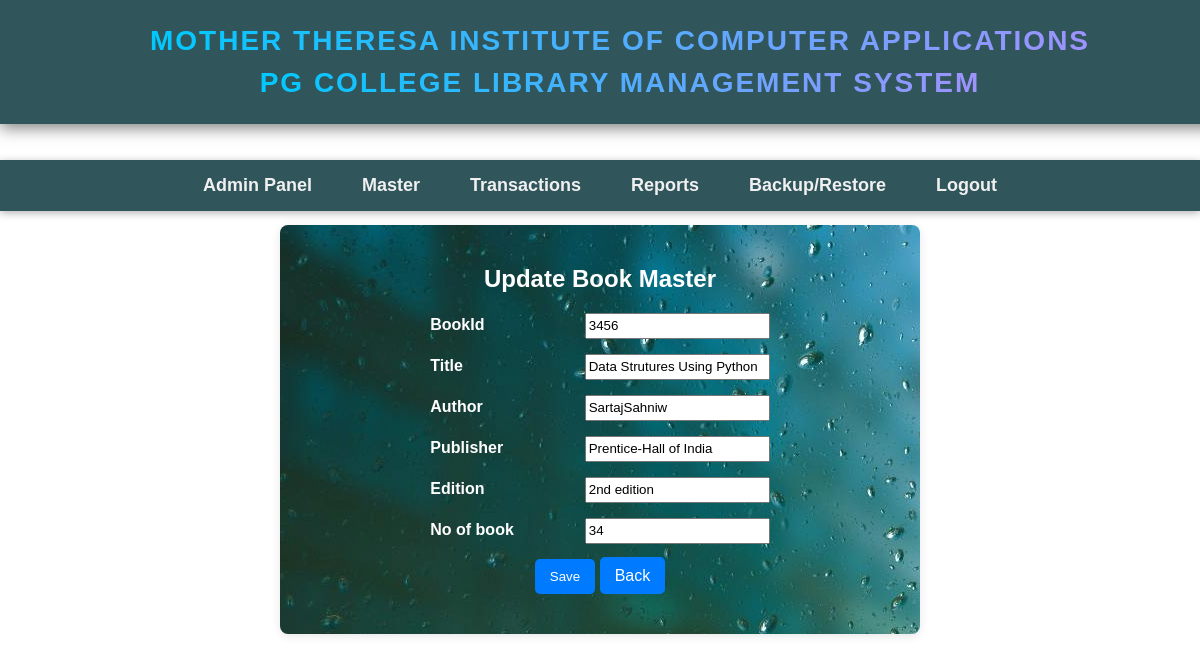
Screenshot of /books/1/edit/ with the database file from the repository.
### app1/models.py (models this page shows, shortened)
class Book(models.Model):
    bookId=models.IntegerField(unique=True)
    title=models.CharField(max_length=200)
    author=models.CharField(max_length=100)
    publisher=models.CharField(max_length=150)
    edition=models.CharField(max_length=100)
    no_of_book=models.IntegerField()

### app1/views.py (the view)
# urls.py: path('books/<int:pk>/edit/', views.book_update, name='book_update'),
def book_update(request, pk):
    book = get_object_or_404(Book, pk=pk)
    if request.method == "POST":
        form = BookForm(request.POST, instance=book)
        if form.is_valid():
            form.save()
            messages.success(request, "Book updated successfully!")
            return redirect('book_list')
        else:
            messages.error(request, "Please correct the errors below.")
    else:
        form = BookForm(instance=book)
    return render(request, 'book_form.html', {'form': form})

### app1/forms.py
class BookForm(forms.ModelForm):
     class Meta:
          model=Book
          fields='__all__'

### app1/templates/book_form.html (shortened to what this page needs)
{% extends "home.html" %}
{% load static %}
{% block content %}
<br>
<br>
<div style="text-align: center; background-image:url('{% static "img/water.jpg" %}'); padding: 20px; border-radius: 8px; box-shadow: 0 2px 10px rgba(0, 0, 0, 0.1); margin: auto; max-width: 600px;">
    <h2 style="margin-bottom: 20px; color:white;">
        {% if form.instance.pk %}
            Update Book Master
        {% else %}
            Create Book Master
        {% endif %}
    </h2>
    <form method="POST" style="margin: 20px 0;">
        <div style="display: flex; flex-direction: column; align-items: center;">
            {% for field in form %}
            <div style="margin-bottom: 15px; width: 100%;" id="div2">
                <label style="text-align: left; font-weight: bold;">{{ field.label }}</label>
                {{ field }}
            </div>
            {% endfor %}
        </div>
        <button type="submit" style="padding: 10px 15px; background-color: #007bff; color: white; border-radius: 5px; border: none; cursor: pointer;">Save</button>
        <a href="{% url 'book_list' %}" style="padding: 10px 15px; background-color: #007bff; color: white; border-radius: 5px; text-decoration: none;">Back</a>
    </form>
</div>
{% endblock %}

### rows the page displays
Book: form "3456" "Data Strutures Using Python" "SartajSahniw" "Prentice-Hall of India" "2nd edition" "34"

### other values shown
{{ field.label }} "BookId" "Title" "Author" "Publisher" "Edition" "No of book"
